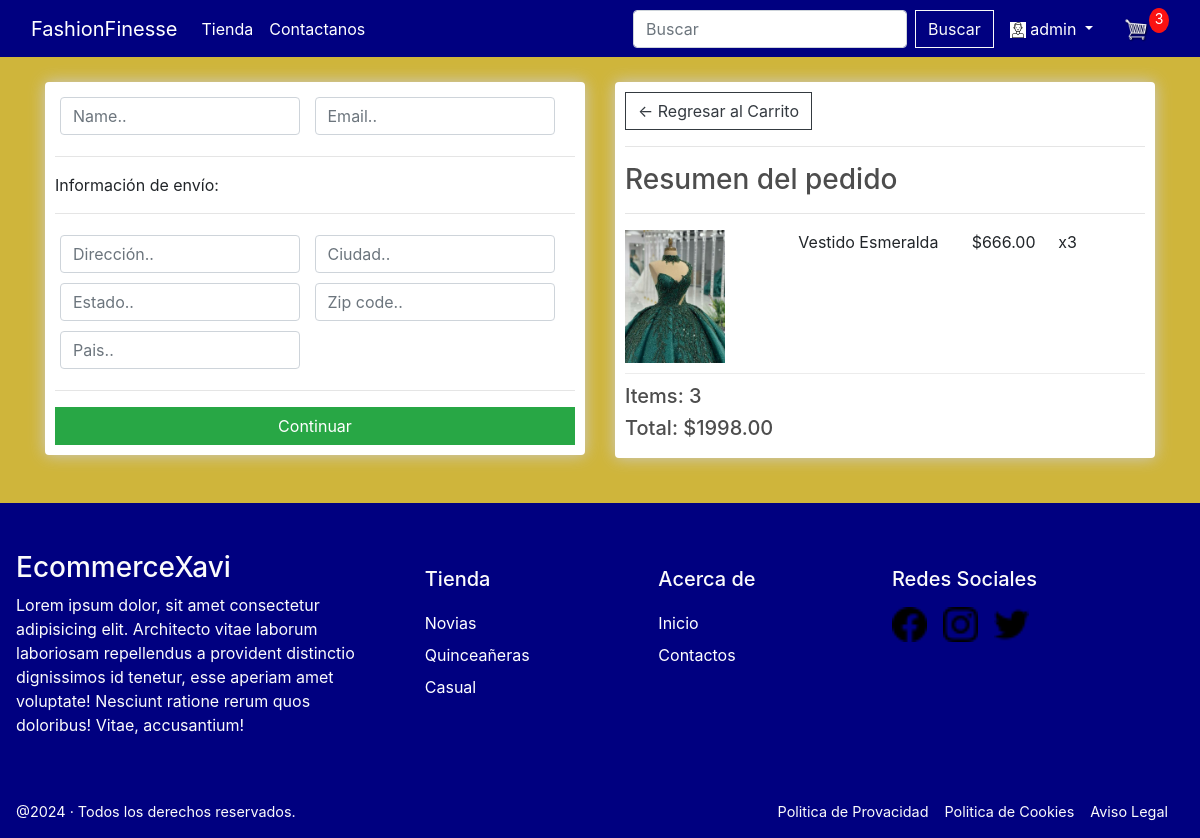
Before: /checkout/ (signed in) with the older database file.
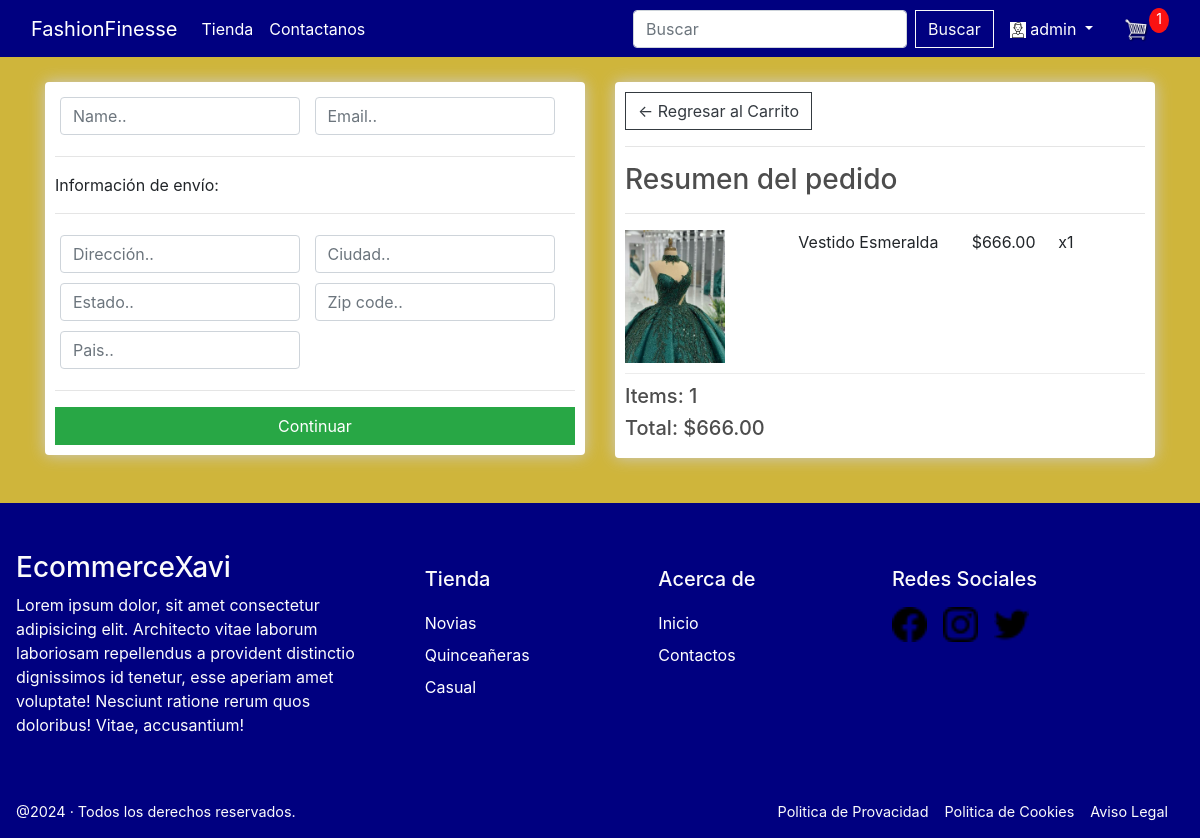
After: the same page with the newer database file.
### store/models.py (models this page shows, shortened)
class OrderItem(models.Model):
    product = models.ForeignKey(Product, on_delete=models.SET_NULL, null=True)
    order = models.ForeignKey(Order, on_delete=models.SET_NULL, null=True)
    quantity = models.IntegerField(default=0, null=True, blank=True)
    date_added = models.DateTimeField(auto_now_add=True)
    @property
    def get_total(self):
        total = self.product.price * self.quantity
        return total

class Order(models.Model):
    customer = models.ForeignKey(Customer, on_delete=models.SET_NULL, null=True, blank=True)
    date_ordered = models.DateTimeField(auto_now_add=True)
    complete = models.BooleanField(default=False)
    transaction_id = models.CharField(max_length=100, null=True)
    @property
    def shipping(self):
        shipping = False
        orderitems = self.orderitem_set.all()
        for i in orderitems:
            if i.product.digital == False:
                shipping = True
        return shipping
    @property
    def get_cart_total(self):
        orderitems = self.orderitem_set.all()
        total = sum([item.get_total for item in orderitems])
        return total
    @property
    def get_cart_items(self):
        orderitems = self.orderitem_set.all()
        total = sum([item.quantity for item in orderitems])
        return total

class Product(models.Model):
    name = models.CharField(max_length=200)
    price = models.FloatField()
    digital = models.BooleanField(default=False, null=True, blank=True)
    image = models.ImageField(null=True, blank=True)
    category = models.ForeignKey(Category, on_delete=models.SET_NULL, null=True, blank=True)
    @property
    def imageURL(self):
        try:
            url = self.image.url
        except:
            url = ''
        return url

### store/views.py (the view)
# urls.py: path('checkout/', views.checkout, name="checkout"),
def checkout(request):
	data = cartData(request)
	cartItems = data['cartItems']
	order = data['order']
	items = data['items']
	context = {'items':items, 'order':order, 'cartItems':cartItems}
	return render(request, 'store/checkout.html', context)

### store/utils.py (called while the page is built)
def cartData(request):
	if request.user.is_authenticated:
		customer = request.user.customer
		order, created = Order.objects.get_or_create(customer=customer, complete=False)
		items = order.orderitem_set.all()
		cartItems = order.get_cart_items
	else:
		cookieData = cookieCart(request)
		cartItems = cookieData['cartItems']
		order = cookieData['order']
		items = cookieData['items']
	return {'cartItems':cartItems ,'order':order, 'items':items}

### store/templates/store/checkout.html (shortened to what this page needs)
{% extends 'store/main.html' %}
{% load static %}
{% block content %}
<div class="row">
	<div class="col-lg-6">
		<div class="box-element" id="form-wrapper">
			<form id="form">
				<div id="user-info">
					{% if user.is_authenticated %}
					<div class="form-field">
						<input required class="form-control" type="text" name="name" placeholder="Name..">
					</div>
					<div class="form-field">
						<input required class="form-control" type="email" name="email" placeholder="Email..">
					</div>
					{% else %}
					<h4>Debe registrarse o iniciar sesión</h4>
					{% endif %}
				</div>
				<div id="shipping-info">
					<hr>
					<p>Información de envío:</p>
					<hr>
					<div class="form-field">
						<input class="form-control" type="text" name="address" placeholder="Dirección..">
					</div>
					<div class="form-field">
						<input class="form-control" type="text" name="city" placeholder="Ciudad..">
					</div>
					<div class="form-field">
						<input class="form-control" type="text" name="state" placeholder="Estado..">
					</div>
					<div class="form-field">
						<input class="form-control" type="text" name="zipcode" placeholder="Zip code..">
					</div>
					<div class="form-field">
						<input class="form-control" type="text" name="country" placeholder="Pais..">
					</div>
				</div>
				<hr>
				{% if user.is_authenticated %}
				<input id="form-button" class="btn btn-success btn-block" type="submit" value="Continuar">
				{% endif %}
			</form>
		</div>
		<br>
	</div>
	<div class="col-lg-6">
		<div class="box-element">
			<a class="btn btn-outline-dark" href="{% url 'cart' %}">&#x2190; Regresar al Carrito</a>
			<hr>
			<h3>Resumen del pedido</h3>
			<hr>
			{% for item in items %}
			<div class="cart-row">
				<div style="flex:2"><img class="row-image" src="{{item.product.imageURL}}"></div>
				<div style="flex:2">
					<p>{{item.product.name}}</p>
				</div>
				<div style="flex:1">
					<p>${{item.product.price|floatformat:2}}</p>
				</div>
				<div style="flex:1">
					<p>x{{item.quantity}}</p>
				</div>
			</div>
			{% endfor %}
			<h5>Items: {{order.get_cart_items}}</h5>
			<h5>Total: ${{order.get_cart_total|floatformat:2}}</h5>
		</div>
	</div>
</div>
{% endblock content %}

### store/templates/store/main.html (shortened to what this page needs)
<!DOCTYPE html>
{% load static %}
<html lang="en">
<head>
  <link rel="stylesheet" href="https://stackpath.bootstrapcdn.com/bootstrap/4.4.1/css/bootstrap.min.css"
>
  <link rel="stylesheet" type="text/css" href="{% static 'css/main.css' %}">
</head>
<body>
  <nav class="navbar navbar-expand-lg fixed-top navbar-dark" aria-label="Main navigation">
    <div class="container-fluid">
      <a class="navbar-brand" href="{% url 'store' %}">FashionFinesse</a>
      <div class="collapse navbar-collapse" id="navbarSupportedContent">
        <ul class="navbar-nav mr-auto">
          <li class="nav-item active">
            <a class="nav-link" href="{% url 'store' %}">Tienda<span class="sr-only">(current)</span></a>
          </li>
          <li class="nav-item active">
            <a href="{% url 'contact' %}" class="nav-link">Contactanos</a>
          </li>
        </ul>
        <div class="form-inline my-2 my-lg-0">
          <form class="form-inline" id="search-form">
            <input class="form-control mr-sm-2" type="search" placeholder="Buscar" aria-label="Search"
              id="search-input">
            <button class="btn btn-outline-light my-2 my-sm-0" type="submit">Buscar</button>
          </form>
          {% if user.is_authenticated %}
          <div class="dropdown">
              <a class="nav-link active text-white dropdown-toggle" data-toggle="dropdown" aria-expanded="false" href="#">
                <img style="background-color: white;" src="{% static 'images/user.png' %}" alt="user">
                {{user.username}}
              </a>
          </div>
          {% else %}
          <a href="{% url 'login' %}" class="nav-link active text-white">Iniciar Sesion</a>
          {% endif %}
          <a href="{% url 'cart' %}">
            <img id="cart-icon" src="{% static 'images/cart.png' %}">
          </a>
          <p id="cart-total">{{cartItems}}</p>
        </div>
      </div>
    </div>
  </nav>
  <br>
  <div class="container mt-5">
    {% block content %}
    {% endblock content %}
  </div>
  <br>
  <footer class="footer">
    <div class="wrap-footer">
      <div class="text-element-footer element-footer">
        <h3 class="main-c">EcommerceXavi</h3>
        <p>Lorem ipsum dolor, sit amet consectetur adipisicing elit. Architecto vitae laborum laboriosam repellendus a
          provident distinctio dignissimos id tenetur, esse aperiam amet voluptate! Nesciunt ratione rerum quos
          doloribus! Vitae, accusantium!</p>
      </div>
      <div class="text-element-footer element-footer link-elements-footer">
        <h5 class="foh5">Tienda</h5>
        <ul>
          <li><a href="">Novias</a></li>
          <li><a href="">Quinceañeras</a></li>
          <li><a href="">Casual</a></li>
        </ul>
      </div>
      <div class="text-element-footer element-footer link-elements-footer">
        <h5 class="foh5">Acerca de</h5>
        <ul>
          <li><a href="{% url 'store' %}">Inicio</a></li>
          <li><a href="{% url 'contact' %}">Contactos</a></li>
        </ul>
      </div>
      <div class="rrss-element-footer element-footer">
        <h5 class="foh5">Redes Sociales</h5>
        <ul>
          <li>
            <a href="https://www.facebook.com/">
              <img src="{% static 'images/rs/facebook.png' %}" alt="">
            </a>
          </li>
          <li>
            <a href="https://www.instagram.com/">
              <img src="{% static 'images/rs/instagram.png' %}" alt="">
            </a>
          </li>
          <li>
            <a href="https://www.twitter.com/">
              <img src="{% static 'images/rs/twitter.png' %}" alt="">
            </a>
          </li>
        </ul>
      </div>
    </div>
    <div class="footer-creds">
      <div class="copy-creds">
        <p>@2024 · Todos los derechos reservados. </p>
      </div>
      <div class="legal-creds">
        <ul>
          <li><a href="#">Politica de Provacidad</a></li>
          <li><a href="#">Politica de Cookies</a></li>
          <li><a href="#">Aviso Legal</a></li>
        </ul>
      </div>
    </div>
  </footer>
</body>
</html>

Changed rows visible on the page:
changed OrderItem "Vestido Esmeralda": quantity "3" → "1"
changed through a linked row, Order: get_cart_items "3" → "1"; get_cart_total "1998.00" → "666.00"
Other visible differences:
{{ cartItems }}: "3" → "1"
